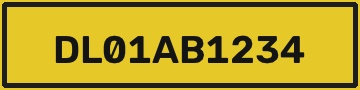
#> input picture ai/ocr/tests/sample_crops/crop1.jpg, 360 x 90 px, found by its file name
$ python test_integration.py
#> lines starting #> are read from the running program, lines starting #| are printed output that depends on the picture; after the words box and inside, x2 and y2 are one past the last pixel; in counts of white or black regions, pixels touching at a corner belong together
### ai/ocr/ocr_engine.py
"""PaddleOCR wrapper, plate-crop preprocessing, and the READ-stage contract.

``read_plate`` never raises. Complete OCR failure returns
``{"plate": None, "confidence": 0.0, "alternatives": []}``.
"""

from __future__ import annotations

import os
from pathlib import Path
from typing import Any

import cv2
import numpy as np

from ai.ocr.plate_validator import (
    generate_alternatives,
    is_valid_indian_plate,
    normalize_plate_text,
)

FAILED: dict[str, Any] = {
    "plate": None,
    "confidence": 0.0,
    "alternatives": [],
}

_OCR_SINGLETON: Any = None


def _env_flag(name: str, default: bool) -> bool:
    raw = os.getenv(name)

    if raw is None:
        return default

    return raw.strip().lower() in {"1", "true", "yes", "on"}


def _env_int(name: str, default: int) -> int:
    try:
        return int(os.getenv(name, str(default)))
    except ValueError:
        return default


# [12 lines left out: functions _env_float, _clamp_conf, not called in this run]


def _to_bgr(plate_crop_image: Any) -> np.ndarray | None:
    if plate_crop_image is None:
        return None

    if isinstance(plate_crop_image, (str, Path)):
        img = cv2.imread(str(plate_crop_image), cv2.IMREAD_COLOR)

        return img if img is not None and img.size else None

    if isinstance(
        plate_crop_image,
        (bytes, bytearray, memoryview),
    ):
        buf = np.frombuffer(plate_crop_image, dtype=np.uint8)

        if buf.size == 0:
            return None

        img = cv2.imdecode(buf, cv2.IMREAD_COLOR)

        return img if img is not None and img.size else None

    if not isinstance(plate_crop_image, np.ndarray):
        return None

    img = plate_crop_image

    if img.size == 0 or img.ndim not in (2, 3):
        return None

    if img.ndim == 2:
        return cv2.cvtColor(img, cv2.COLOR_GRAY2BGR)

    if img.shape[2] == 4:
        return cv2.cvtColor(img, cv2.COLOR_BGRA2BGR)

    if img.shape[2] == 3:
        return img

    return None


def _is_unreadable(bgr: np.ndarray) -> bool:
    h, w = bgr.shape[:2]

    if h < 4 or w < 4:
        return True

    gray = cv2.cvtColor(bgr, cv2.COLOR_BGR2GRAY)
    mean = float(gray.mean())
    std = float(gray.std())

    if std < 2.5:
        return True

    if mean < 6.0 and std < 8.0:
        return True

    return False


def _deskew(gray: np.ndarray) -> np.ndarray:
    if not _env_flag("VEYTRA_OCR_DESKEW", True):
        return gray

    try:
        blur = cv2.GaussianBlur(gray, (3, 3), 0)

        _, binary = cv2.threshold(
            blur,
            0,
            255,
            cv2.THRESH_BINARY + cv2.THRESH_OTSU,
        )

        coords = np.column_stack(np.where(binary < 128))

        if coords.size < 40:
            coords = np.column_stack(np.where(binary >= 128))

        if coords.size < 40:
            return gray

        rect = cv2.minAreaRect(coords.astype(np.float32))
        angle = rect[-1]

        if angle < -45:
            angle = 90 + angle
        elif angle > 45:
            angle = angle - 90

        if abs(angle) < 1.5 or abs(angle) > 35:
            return gray

        h, w = gray.shape[:2]

        matrix = cv2.getRotationMatrix2D(
            (w / 2.0, h / 2.0),
            -angle,
            1.0,
        )

        return cv2.warpAffine(
            gray,
            matrix,
            (w, h),
            flags=cv2.INTER_CUBIC,
            borderMode=cv2.BORDER_REPLICATE,
        )

    except cv2.error:
        return gray


def preprocess_plate_crop(bgr: np.ndarray) -> np.ndarray:
    """Grayscale, upscale tiny crops, CLAHE contrast, optional deskew."""

    gray = cv2.cvtColor(bgr, cv2.COLOR_BGR2GRAY)

    min_side = max(
        16,
        _env_int("VEYTRA_OCR_MIN_SIDE", 48),
    )

    h, w = gray.shape[:2]
    short = min(h, w)

    if 0 < short < min_side:
        scale = min(
            8.0,
            min_side / float(short),
        )

        gray = cv2.resize(
            gray,
            (
                max(1, int(w * scale)),
                max(1, int(h * scale)),
            ),
            interpolation=cv2.INTER_CUBIC,
        )

    tiles = 8 if min(gray.shape[:2]) >= 32 else 2

    clahe = cv2.createCLAHE(
        clipLimit=2.0,
        tileGridSize=(tiles, tiles),
    )

    gray = clahe.apply(gray)
    gray = _deskew(gray)

    return cv2.cvtColor(
        gray,
        cv2.COLOR_GRAY2BGR,
    )


def _build_paddle() -> Any:
    from paddleocr import PaddleOCR

    lang = os.getenv("VEYTRA_OCR_LANG", "en")
    use_gpu = _env_flag("VEYTRA_OCR_USE_GPU", False)
    det = _env_flag("VEYTRA_OCR_USE_DET", False)

    rec_model_dir = (
        os.getenv(
            "VEYTRA_OCR_REC_MODEL_DIR",
            "",
        ).strip()
        or None
    )

    det_model_dir = (
        os.getenv(
            "VEYTRA_OCR_DET_MODEL_DIR",
            "",
        ).strip()
        or None
    )

    kwargs: dict[str, Any] = {"lang": lang}

    if rec_model_dir:
        kwargs["rec_model_dir"] = rec_model_dir

    if det_model_dir:
        kwargs["det_model_dir"] = det_model_dir

    attempts = [
        {
            **kwargs,
            "use_angle_cls": True,
            "use_gpu": use_gpu,
            "show_log": False,
            "det": det,
        },
        {
            **kwargs,
            "use_angle_cls": True,
            "device": "gpu" if use_gpu else "cpu",
        },
        {
            **kwargs,
            "lang": lang,
        },
    ]

    last_error: Exception | None = None

    for attempt in attempts:
        try:
            return PaddleOCR(**attempt)
        except TypeError as exc:
            last_error = exc
            continue

    if last_error:
        raise last_error

    return PaddleOCR(lang=lang)


def _get_ocr() -> Any:
    global _OCR_SINGLETON

    if _OCR_SINGLETON is None:
        _OCR_SINGLETON = _build_paddle()

    return _OCR_SINGLETON


# [88 lines left out: function _collect_ocr_pairs, not called in this run]


def recognize_text(
    processed_bgr: np.ndarray,
) -> tuple[str, float]:
    """Run PaddleOCR on a preprocessed BGR crop."""

    ocr = _get_ocr()
    img = processed_bgr
    result = None

    try:
        result = ocr.ocr(
            img,
            det=_env_flag(
                "VEYTRA_OCR_USE_DET",
                False,
            ),
            rec=True,
            cls=True,
        )

    except TypeError:
        try:
            result = ocr.ocr(img)

        except Exception:
            predict = getattr(ocr, "predict", None)

            if predict is None:
                raise

            result = predict(img)

    except Exception:
        predict = getattr(ocr, "predict", None)

        if predict is None:
            raise

        result = predict(img)

    pairs = _collect_ocr_pairs(result)

    if not pairs:
        return "", 0.0

    scored: list[tuple[str, float, bool]] = []

    for text, conf in pairs:
        normalized = normalize_plate_text(text)

        if not normalized:
            continue

        scored.append(
            (
                normalized,
                conf,
                is_valid_indian_plate(normalized),
            )
        )

    if not scored:
        return "", 0.0

    valid = [
        item
        for item in scored
        if item[2]
    ]

    pool = valid if valid else scored

    pool.sort(
        key=lambda item: item[1],
        reverse=True,
    )

    best_text, best_conf, _ = pool[0]

    return best_text, best_conf


# [19 lines left out: function _finalize_confidence, not called in this run]


def read_plate(
    plate_crop_image: Any,
) -> dict[str, Any]:
    """Recognize one plate crop.

    Independent of DETECT / TRACK / MATCH.

    Invalid or very-low-confidence OCR is returned with
    plate=None so downstream modules do not treat it as
    a successfully recognized registration number.
    """

    try:
        bgr = _to_bgr(plate_crop_image)

        if bgr is None or _is_unreadable(bgr):
            return dict(FAILED)

        processed = preprocess_plate_crop(bgr)

        raw_text, raw_conf = recognize_text(processed)

        normalized = normalize_plate_text(raw_text)

        if not normalized:
            return dict(FAILED)

        valid = is_valid_indian_plate(normalized)

        confidence = _finalize_confidence(
            raw_conf,
            valid,
        )

        low_cut = _env_float(
            "VEYTRA_OCR_LOW_CONFIDENCE",
            0.75,
        )

        alternatives: list[str] = []

        if (not valid) or confidence < low_cut or len(normalized) == 9:
            alternatives = generate_alternatives(
                normalized
            )

        # Reject weak/invalid reads.
        #
        # This specifically prevents outputs such as:
        # AP7 -> plate=None
        #
        # Strong valid reads such as:
        # AP10AR0658 -> kept
        if not valid or confidence < 0.50:
            return {
                "plate": normalized,
                "confidence": confidence,
                "alternatives": alternatives,
            }

        return {
            "plate": normalized,
            "confidence": confidence,
            "alternatives": alternatives,
        }

    except Exception:
        return dict(FAILED)

### ai/ocr/integration.py
from __future__ import annotations

import base64
from pathlib import Path
from typing import Any

from ai.ocr.ocr_engine import read_plate


# [19 lines left out: function read_plate_crop, not called in this run]


def read_plate_from_file(image_path: str | Path) -> dict:
    """Run OCR directly on an image file."""
    return read_plate(image_path)
#> in _to_bgr, img is the input picture: shape (90, 360, 3); mean B, G, R 38.2, 158.9, 181.7
#> in _is_unreadable, `gray = cv2.cvtColor(bgr, cv2.COLOR_BGR2GRAY)`:
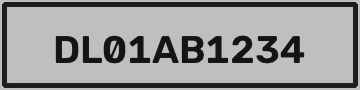
#> gray: shape (90, 360); min 13, max 198, mean 152.1
#> in _is_unreadable, `mean = float(gray.mean())`: mean = 152.1
#> in _is_unreadable, `std = float(gray.std())`: std = 68.94
#> in preprocess_plate_crop, `gray = clahe.apply(gray)`:
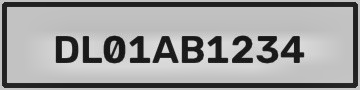
#> gray: shape (90, 360); min 12, max 228, mean 158.8
#> in _deskew, `blur = cv2.GaussianBlur(gray, (3, 3), 0)`:
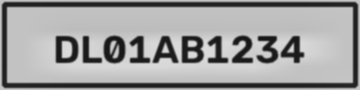
#> blur: shape (90, 360); min 21, max 220, mean 158.8
#> in _deskew, `_, binary = cv2.threshold( blur, 0, 255, cv2.THRESH_BINARY + cv2.THRES..`:
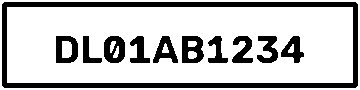
#> binary: shape (90, 360); 76.4% white; 11 black regions, largest, box (x1, y1, x2, y2) and area: (2, 2, 358, 88) 4308, (182, 36, 204, 63) 429, (104, 36, 125, 63) 410
#> in _deskew, `coords = np.column_stack(np.where(binary < 128))`: coords = 7650 pairs, first value 2 to 87, second value 2 to 357
#> in _deskew, `rect = cv2.minAreaRect(coords.astype(np.float32))`: rect = ((44.5, 179.5), (355, 85), -90)
#> in _deskew, `angle = rect[-1]`: angle = -90
#> in _deskew, `angle = 90 + angle`: angle = 0

### ai/ocr/test_integration.py
from ai.ocr.integration import read_plate_from_file

#> (the run stopped early here; a loop or call above may not have finished)
